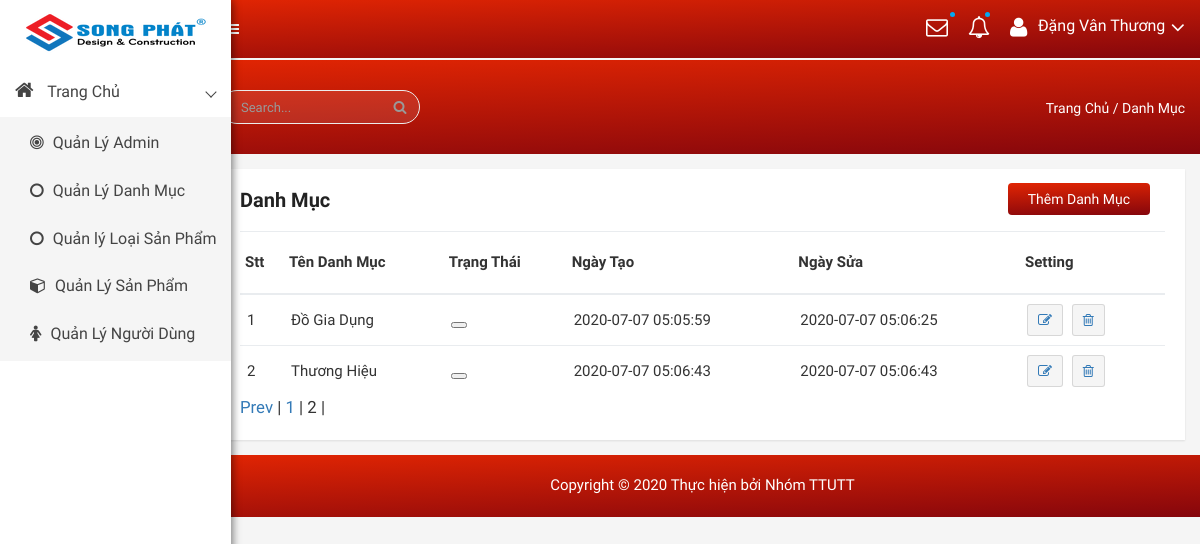
/admin/modules/category/index.php?trang=2, run on the app's committed database.
### tables this page shows
CREATE TABLE `category` (
  `id` int(11) NOT NULL,
  `name` varchar(100) DEFAULT NULL,
  `slug` varchar(100) DEFAULT NULL,
  `images` varchar(100) DEFAULT NULL,
  `banner` varchar(100) DEFAULT NULL,
  `home` tinyint(100) DEFAULT 0,
  `status` tinyint(4) DEFAULT 0,
  `created_at` timestamp NOT NULL DEFAULT current_timestamp(),
  `updated` timestamp NOT NULL DEFAULT current_timestamp() ON UPDATE current_timestamp()
);

### libraries/Database.php (called while the page is built, shortened)
<?php
class DataProvider
{
	public static function ExecuteQuery($sql)
	{
		try{
			$connection = mysqli_connect("localhost","root","", "webnoithat");
			mysqli_query($connection, "set names 'utf8'");
			$result = mysqli_query($connection, $sql);
			return $result;
		}catch(Exception $ex)
		{
			return null;
		}
    }
}
?>

### admin/modules/category/index.php (the view, shortened to what this page needs)
<?php require_once __DIR__ . "/../../layouts/header.php" ?>
<?php
$sotin1trang = 4;
if( isset($_GET["trang"]) ){
	$trang = $_GET["trang"];
	settype($trang, "int");
}else{
	$trang = 1;
}
?>
<div class="product-status mg-tb-15">
   <div class="container-fluid">
      <div class="row">
         <div class="col-lg-12 col-md-12 col-sm-12 col-xs-12">
            <div class="product-status-wrap">
               <h4>Danh Mục</h4>
               <div class="add-product">
                  <a href="add.php">Thêm Danh Mục</a>
               </div>
               <table>
                  <tr>
                     <th>Stt</th>
                     <th>Tên Danh Mục</th>
                     <th>Trạng Thái</th>
                     <th>Ngày Tạo</th>
                     <th>Ngày Sửa</th>
                     <th>Setting</th>
                  </tr>
                  <?php
                  try {
                     $from = ($trang -1 ) * $sotin1trang;
                     $sql = "SELECT id, name, home, status, created_at,updated FROM `category` LIMIT $from, $sotin1trang";
                     $result = DataProvider::ExecuteQuery($sql);
                     $stt = 0;
                     while ($row = mysqli_fetch_array($result)) {
                        $stt++;
                        $chuoi = <<< EOD
                             <tr>
                             <td>$stt</td>
                             <td> {$row['name']} </td>
                             <td>
                                 <button class={"pd-setting"} ></button>
                             </td>
                             <td>{$row['created_at']}</td>
                             <td>{$row['updated']}</td>
                             <td>
                                 <a href="edit.php?id= {$row['id']} "> <button data-toggle="tooltip" title="Edit" class="pd-setting-ed"><i class="fa fa-pencil-square-o" aria-hidden="true"></i></button></a>
                                 <a href="delete.php?id= {$row['id']} "> <button data-toggle="tooltip" title="Trash" class="pd-setting-ed"><i class="fa fa-trash-o" aria-hidden="true"> </i> </button> </a>
                             </td>
                         </tr>
                         EOD;
                        echo $chuoi;
                     }
                  } catch (Exception $ex) {
                     echo "Không thể mở CSDL";
                  }
                  ?>
               </table>
               <div id="phantrangcategory">
             <?php
             $x = "SELECT id FROM `category`";
             $kq = DataProvider::ExecuteQuery($x);
             $tongsotin = mysqli_num_rows($kq);
             $sotrang = ceil($tongsotin / $sotin1trang);
               if ($trang > 1 && $sotrang > 1){
               echo '<a href="index.php?trang='.($trang-1).'"> Prev</a> | ';
               }
               for ($i = 1; $i <= $sotrang; $i++){
               if ($i == $trang){
               echo '<span>'.$i.'</span> | ';
               }
               else{
               echo '<a href="index.php?trang='.$i.'">'.$i.'</a> | ';
               }
               }
          ?>
</div>
            </div>
         </div>
      </div>
   </div>
</div>
<?php require_once __DIR__ . "/../../layouts/footer.php" ?>

### public/admin/css/main.css (style rules this page uses)
html { color: #222; font-size: 1em; line-height: 1.4; }

### public/admin/style.css (style rules this page uses)
html, body { height: 100%; font-family: 'Play', sans-serif;font-weight:400;background:#f5f5f5; }
h1, h2, h3, h4, h5, h6 { margin: 0 0 10px; font-weight:700; }
a { transition: all 0.3s ease 0s;text-decoration:none; }
a:visited, a:link, a:active { text-decoration: none; }
.mg-tb-15 { margin:15px 0px; }
.product-sales-chart, .analytics-info-cs, .tranffic-als-inner, .analytics-rounded, .single-new-trend, .personal-info-wrap, .author-widgets-single, .calender-inner, .product-status-wrap, .review-tab-pro-inner, .income-dashone-total, .analytics-adminpro-wrap, .analytics-sparkle-line, .analysis-progrebar, .sparkline8-list, .sparkline9-list, .sparkline7-list, .sparkline10-list, .sparkline12-list, .sparkline13-list, .sparkline14-list, .sparkline13-list, .sparkline11-list, .x-editable-list, .code-editor-single, .blog-details-inner, .charts-single-pro, .about-sparkline, .sparkline-list, .button-ad-wrap, .tab-content-details, .sparkline16-list, .sparkline15-list, .tinymce-single { padding:20px; background:#fff; -webkit-box-shadow: 0px 1px 2px 0px rgba(0, 0, 0, 0.1); box-shadow: 0px 1px 2px 0px rgba(0, 0, 0, 0.1); }
.add-product a { float: right; position: absolute; top: 14px; right: 50px; background: -webkit-linear-gradient(178deg, #e12503 0%, #85060c 100%); background: linear-gradient(178deg, #e12503 0%, #85060c 100%); padding: 6px 20px; color: #fff; border-radius: 4px; }
.product-status-wrap h4 { font-size: 20px; color: #222; margin-bottom: 20px; }
.product-status-wrap table { width: 100%; }
.product-status-wrap table th { padding: 20px 5px; vertical-align: top; border-top: 1px solid #e9ecef; }
.product-status-wrap table th { vertical-align: bottom; border-bottom: 2px solid #e9ecef; }
.product-status-wrap th, .product-status-wrap td { padding: 10px; text-align: left; font-size: 15px; }
.product-status-wrap table td { padding: 9px 7px; border-top: 1px solid #e9ecef; }
.sales-report-stn-his button.product-btn-history, button.pd-setting-ed { padding: 5px 10px; font-size: 14px; border-radius: 3px; border: 1px solid rgba(0,0,0,.12); background: #f5f5f5; }
button.pd-setting-ed { display: inline-block; margin-right: 5px; }

### admin/modules/category/index.php (style rules this page uses)
#phantrangcategory { font-size:larger; }

### data on the page
category: name "Đồ Gia Dụng", created_at "2020-07-07 05:05:59", updated "2020-07-07 05:06:25"
category: name "Thương Hiệu", created_at "2020-07-07 05:06:43", updated "2020-07-07 05:06:43"
